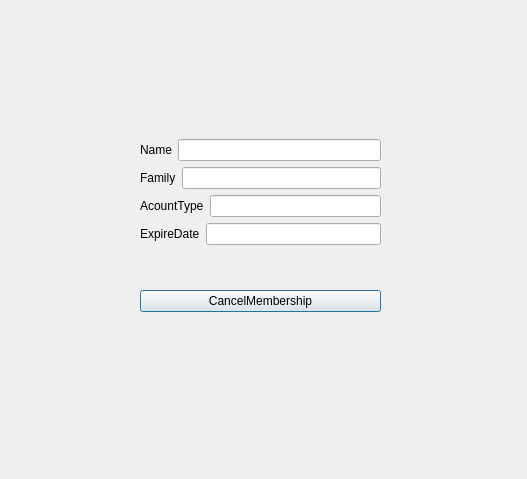
<?xml version="1.0" encoding="UTF-8"?>
<ui version="4.0">
 <class>Window_CancelMembership</class>
 <widget class="QDialog" name="Window_CancelMembership">
  <property name="geometry">
   <rect>
    <x>0</x>
    <y>0</y>
    <width>527</width>
    <height>479</height>
   </rect>
  </property>
  <property name="windowTitle">
   <string>Dialog</string>
  </property>
  <widget class="QWidget" name="">
   <property name="geometry">
    <rect>
     <x>140</x>
     <y>100</y>
     <width>241</width>
     <height>251</height>
    </rect>
   </property>
   <layout class="QVBoxLayout" name="verticalLayout_2">
    <item>
     <layout class="QVBoxLayout" name="verticalLayout">
      <item>
       <layout class="QHBoxLayout" name="horizontalLayout">
        <item>
         <widget class="QLabel" name="label_Name">
          <property name="text">
           <string>Name</string>
          </property>
         </widget>
        </item>
        <item>
         <widget class="QLineEdit" name="lineEdit_Name">
          <property name="enabled">
           <bool>true</bool>
          </property>
         </widget>
        </item>
       </layout>
      </item>
      <item>
       <layout class="QHBoxLayout" name="horizontalLayout_2">
        <item>
         <widget class="QLabel" name="label_Family">
          <property name="text">
           <string>Family</string>
          </property>
         </widget>
        </item>
        <item>
         <widget class="QLineEdit" name="lineEdit_Family"/>
        </item>
       </layout>
      </item>
      <item>
       <layout class="QHBoxLayout" name="horizontalLayout_3">
        <item>
         <widget class="QLabel" name="label_AccountType">
          <property name="text">
           <string>AcountType</string>
          </property>
         </widget>
        </item>
        <item>
         <widget class="QLineEdit" name="lineEdit_AccountType"/>
        </item>
       </layout>
      </item>
      <item>
       <layout class="QHBoxLayout" name="horizontalLayout_4">
        <item>
         <widget class="QLabel" name="label_ExpireDate">
          <property name="text">
           <string>ExpireDate</string>
          </property>
         </widget>
        </item>
        <item>
         <widget class="QLineEdit" name="lineEdit_ExpireDate"/>
        </item>
       </layout>
      </item>
     </layout>
    </item>
    <item>
     <widget class="QPushButton" name="pushButton_CacnelMembership">
      <property name="text">
       <string>CancelMembership</string>
      </property>
     </widget>
    </item>
   </layout>
  </widget>
 </widget>
 <resources/>
 <connections/>
</ui>
